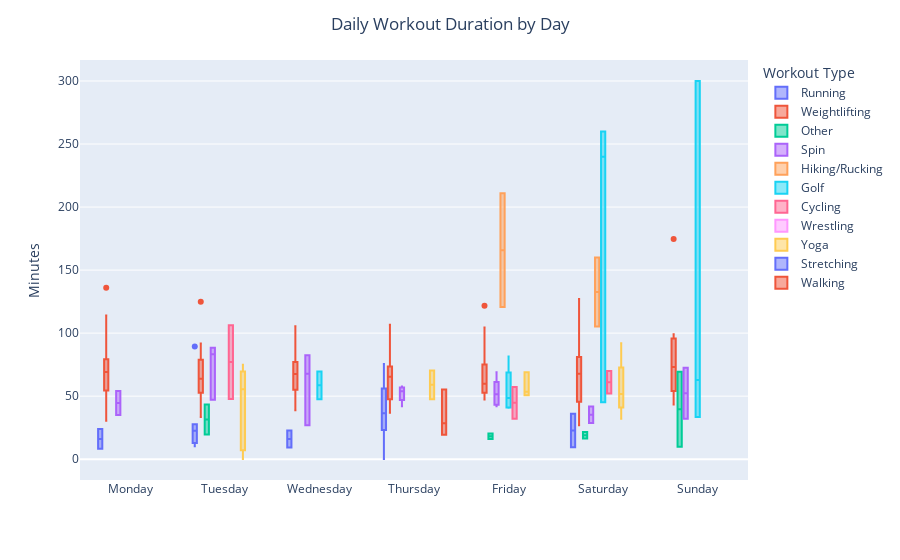

Notebook code cell kept with this figure:
### Markdown cell above
### Workout Duration Box Plot by Day of Week 
> workout_duration_day() in VisableWhoop

### Code cell
fig = px.box(df, x="cycle_start_dayname", y="total_workout_time_min", color="name",
            labels={
                "total_workout_time_min": "Minutes",
                "cycle_start_dayname": ""},
            category_orders={"cycle_start_dayname": ["Monday", "Tuesday", "Wednesday", "Thursday", "Friday", "Saturday", "Sunday"]})

fig.update_traces(quartilemethod="exclusive")
fig.update_layout(title_text='Daily Workout Duration by Day', title_x=0.5,
                legend_title="Workout Type")

fig.show()

### Figure 1 — Plotly figure (JSON) as saved in the notebook; plotly's stock layout.template omitted (floating-point values rounded to 4 significant figures; data arrays with more than 128 entries replaced by an {"elided": "..."} marker saying what was removed)
{"data": [{"alignmentgroup": "True", "hovertemplate": "name=Running<br>=%{x}<br>Minutes=%{y}<extra></extra>", "legendgroup": "Running", "marker": {"color": "#636efa"}, "name": "Running", "notched": false, "offsetgroup": "Running", "orientation": "v", "quartilemethod": "exclusive", "showlegend": true, "type": "box", "x": ["Thursday", "Saturday", "Monday", "Tuesday", "Thursday", "Sunday", "Monday", "Wednesday", "Thursday", "Tuesday", "Wednesday", "Saturday", "Tuesday", "Friday", "Tuesday", "Tuesday", "Thursday", "Tuesday", "Thursday", "Thursday"], "x0": " ", "xaxis": "x", "y": [0.1454, 9.366, 23.93, 22.17, 42.01, 17.85, 8.267, 9.303, 31.03, 27.66, 22.7, 36.02, 23.0, 12.45, 12.84, 10.19, 23.21, 89.47, 75.5, 56.11], "y0": " ", "yaxis": "y"}, {"alignmentgroup": "True", "hovertemplate": "name=Weightlifting<br>=%{x}<br>Minutes=%{y}<extra></extra>", "legendgroup": "Weightlifting", "marker": {"color": "#EF553B"}, "name": "Weightlifting", "notched": false, "offsetgroup": "Weightlifting", "orientation": "v", "quartilemethod": "exclusive", "showlegend": true, "type": "box", "x": {"elided": "198 str values"}, "x0": " ", "xaxis": "x", "y": {"elided": "198 float values"}, "y0": " ", "yaxis": "y"}, {"alignmentgroup": "True", "hovertemplate": "name=Other<br>=%{x}<br>Minutes=%{y}<extra></extra>", "legendgroup": "Other", "marker": {"color": "#00cc96"}, "name": "Other", "notched": false, "offsetgroup": "Other", "orientation": "v", "quartilemethod": "exclusive", "showlegend": true, "type": "box", "x": ["Sunday", "Tuesday", "Tuesday", "Friday", "Saturday", "Wednesday", "Sunday", "Friday", "Saturday"], "x0": " ", "xaxis": "x", "y": [9.771, 43.32, 19.58, 16.02, 16.39, 14.97, 69.32, 20.44, 21.61], "y0": " ", "yaxis": "y"}, {"alignmentgroup": "True", "hovertemplate": "name=Spin<br>=%{x}<br>Minutes=%{y}<extra></extra>", "legendgroup": "Spin", "marker": {"color": "#ab63fa"}, "name": "Spin", "notched": false, "offsetgroup": "Spin", "orientation": "v", "quartilemethod": "exclusive", "showlegend": true, "type": "box", "x": ["Wednesday", "Thursday", "Friday", "Sunday", "Tuesday", "Wednesday", "Sunday", "Tuesday", "Thursday", "Friday", "Monday", "Tuesday", "Monday", "Thursday", "Friday", "Thursday", "Saturday", "Friday", "Friday", "Wednesday", "Saturday"], "x0": " ", "xaxis": "x", "y": [26.98, 55.88, 69.04, 72.47, 83.33, 82.37, 32.11, 88.34, 57.7, 41.92, 34.99, 47.06, 54.06, 51.9, 53.59, 42.08, 41.84, 44.38, 51.56, 67.74, 28.69], "y0": " ", "yaxis": "y"}, {"alignmentgroup": "True", "hovertemplate": "name=Hiking/Rucking<br>=%{x}<br>Minutes=%{y}<extra></extra>", "legendgroup": "Hiking/Rucking", "marker": {"color": "#FFA15A"}, "name": "Hiking/Rucking", "notched": false, "offsetgroup": "Hiking/Rucking", "orientation": "v", "quartilemethod": "exclusive", "showlegend": true, "type": "box", "x": ["Friday", "Saturday", "Saturday", "Thursday", "Friday"], "x0": " ", "xaxis": "x", "y": [120.6, 160, 105.2, 109.4, 211], "y0": " ", "yaxis": "y"}, {"alignmentgroup": "True", "hovertemplate": "name=Golf<br>=%{x}<br>Minutes=%{y}<extra></extra>", "legendgroup": "Golf", "marker": {"color": "#19d3f3"}, "name": "Golf", "notched": false, "offsetgroup": "Golf", "orientation": "v", "quartilemethod": "exclusive", "showlegend": true, "type": "box", "x": ["Tuesday", "Friday", "Wednesday", "Sunday", "Sunday", "Friday", "Saturday", "Friday", "Saturday", "Sunday", "Wednesday", "Saturday", "Friday"], "x0": " ", "xaxis": "x", "y": [76.7, 81.52, 69.5, 62.89, 33.47, 55.87, 45.09, 40.71, 260, 300, 47.6, 240, 41.18], "y0": " ", "yaxis": "y"}, {"alignmentgroup": "True", "hovertemplate": "name=Cycling<br>=%{x}<br>Minutes=%{y}<extra></extra>", "legendgroup": "Cycling", "marker": {"color": "#FF6692"}, "name": "Cycling", "notched": false, "offsetgroup": "Cycling", "orientation": "v", "quartilemethod": "exclusive", "showlegend": true, "type": "box", "x": ["Tuesday", "Saturday", "Friday", "Tuesday", "Saturday", "Friday", "Wednesday"], "x0": " ", "xaxis": "x", "y": [106.3, 52.07, 57.25, 47.7, 70.01, 32.12, 34.33], "y0": " ", "yaxis": "y"}, {"alignmentgroup": "True", "hovertemplate": "name=Wrestling<br>=%{x}<br>Minutes=%{y}<extra></extra>", "legendgroup": "Wrestling", "marker": {"color": "#FF97FF"}, "name": "Wrestling", "notched": false, "offsetgroup": "Wrestling", "orientation": "v", "quartilemethod": "exclusive", "showlegend": true, "type": "box", "x": ["Sunday", "Monday"], "x0": " ", "xaxis": "x", "y": [34.33, 73.04], "y0": " ", "yaxis": "y"}, {"alignmentgroup": "True", "hovertemplate": "name=Yoga<br>=%{x}<br>Minutes=%{y}<extra></extra>", "legendgroup": "Yoga", "marker": {"color": "#FECB52"}, "name": "Yoga", "notched": false, "offsetgroup": "Yoga", "orientation": "v", "quartilemethod": "exclusive", "showlegend": true, "type": "box", "x": ["Saturday", "Tuesday", "Friday", "Saturday", "Tuesday", "Saturday", "Thursday", "Friday", "Saturday", "Thursday", "Tuesday", "Friday", "Tuesday", "Thursday", "Tuesday"], "x0": " ", "xaxis": "x", "y": [32.05, 14, 69, 50.01, 74.95, 53.31, 59.06, 53.44, 92, 47.47, 0.1413, 50.76, 55.51, 70.33, 64.25], "y0": " ", "yaxis": "y"}, {"alignmentgroup": "True", "hovertemplate": "name=Stretching<br>=%{x}<br>Minutes=%{y}<extra></extra>", "legendgroup": "Stretching", "marker": {"color": "#636efa"}, "name": "Stretching", "notched": false, "offsetgroup": "Stretching", "orientation": "v", "quartilemethod": "exclusive", "showlegend": true, "type": "box", "x": ["Wednesday", "Thursday"], "x0": " ", "xaxis": "x", "y": [26.9, 35.41], "y0": " ", "yaxis": "y"}, {"alignmentgroup": "True", "hovertemplate": "name=Walking<br>=%{x}<br>Minutes=%{y}<extra></extra>", "legendgroup": "Walking", "marker": {"color": "#EF553B"}, "name": "Walking", "notched": false, "offsetgroup": "Walking", "orientation": "v", "quartilemethod": "exclusive", "showlegend": true, "type": "box", "x": ["Wednesday", "Thursday", "Thursday", "Thursday", "Friday"], "x0": " ", "xaxis": "x", "y": [24.56, 19.44, 28.49, 55.35, 10.26], "y0": " ", "yaxis": "y"}], "layout": {"boxmode": "group", "legend": {"title": {"text": "Workout Type"}, "tracegroupgap": 0}, "margin": {"t": 60}, "title": {"text": "Daily Workout Duration by Day", "x": 0.5}, "xaxis": {"anchor": "y", "categoryarray": ["Monday", "Tuesday", "Wednesday", "Thursday", "Friday", "Saturday", "Sunday"], "categoryorder": "array", "domain": [0, 1], "title": {"text": ""}}, "yaxis": {"anchor": "x", "domain": [0, 1], "title": {"text": "Minutes"}}}}
